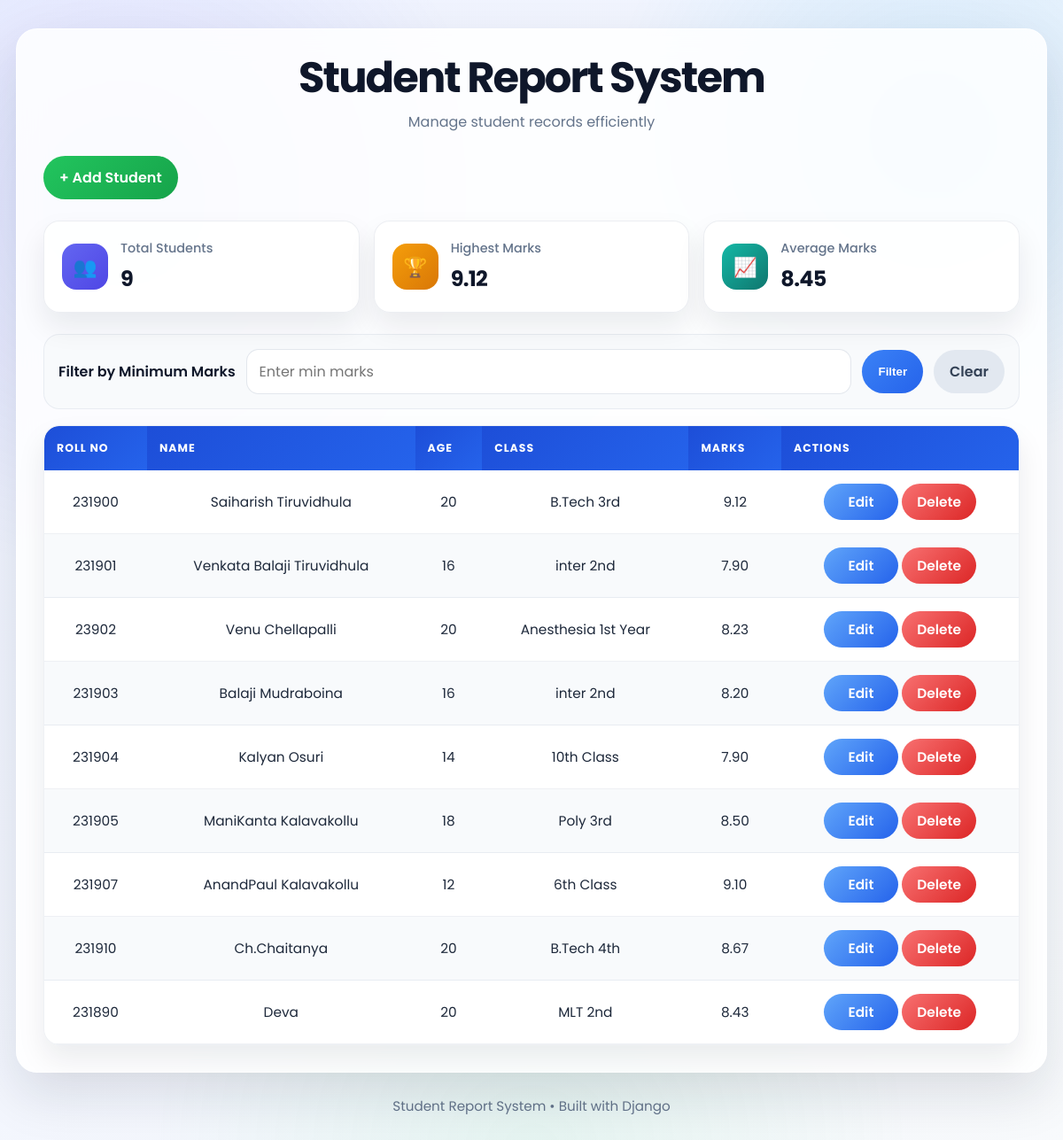
Before: / with the older database file.
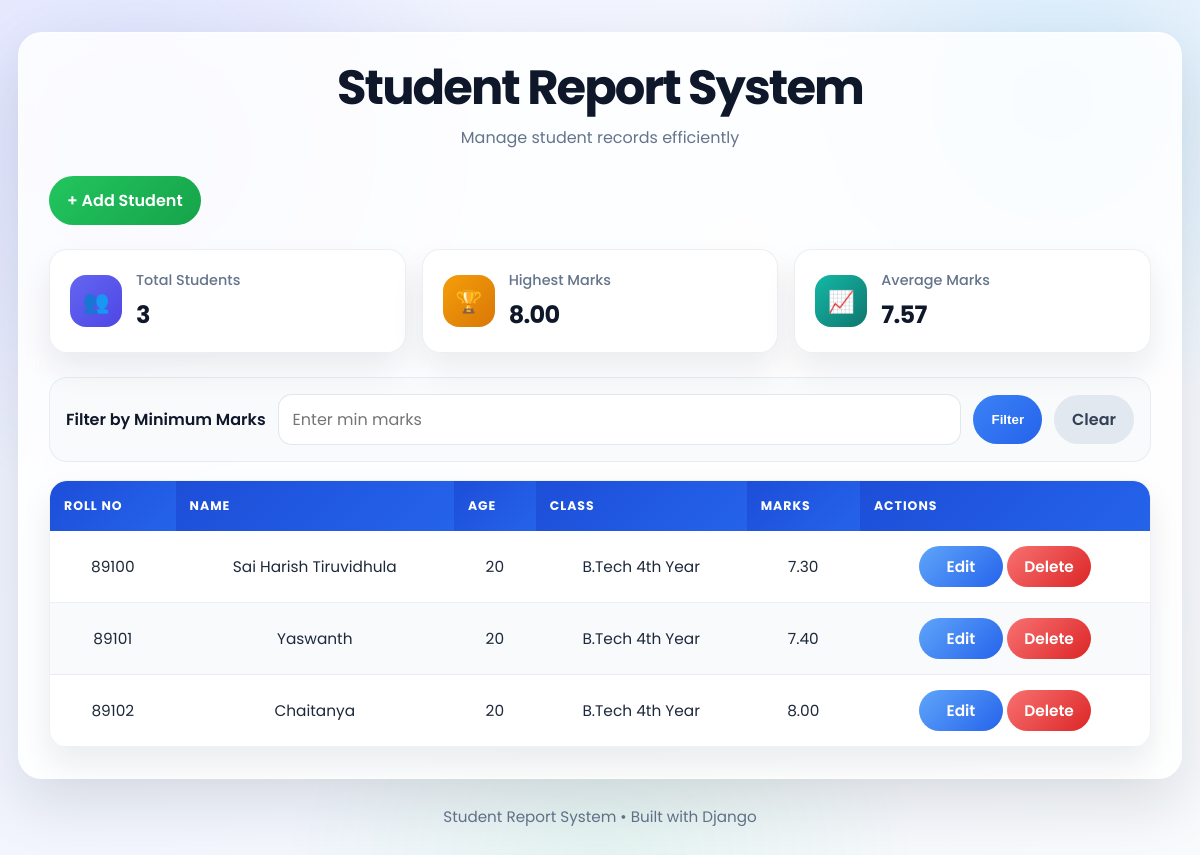
After: the same page with the newer database file.
### tasks/models.py (models this page shows, shortened)
class Student(models.Model):
    roll_number = models.IntegerField(unique=True)  # Or remove 'unique=True' if you don’t want it
    name = models.CharField(max_length=100)
    age = models.IntegerField(default=0)
    student_class = models.CharField(max_length=20)
    marks = models.DecimalField(max_digits=5, decimal_places=2, default=0.00)

### tasks/views.py (the view)
# urls.py: path('', views.student_list, name='student_list'),
def student_list(request):
    students = Student.objects.all()
    dashboard_stats = students.aggregate(
        total_students=Count('id'),
        highest_marks=Max('marks'),
        average_marks=Avg('marks'),
    )
    return render(
        request,
        'tasks/student_list.html',
        {
            'students': students,
            'total_students': dashboard_stats['total_students'] or 0,
            'highest_marks': dashboard_stats['highest_marks'] or 0,
            'average_marks': dashboard_stats['average_marks'] or 0,
        },
    )

### tasks/templates/tasks/student_list.html (shortened to what this page needs)
<!DOCTYPE html>
<html>
<head>
</head>
<body>
<div class="container">
    <div class="hero">
        <h1>Student Report System</h1>
        <p>Manage student records efficiently</p>
    </div>
    <div class="top-actions">
        <a class="add-btn" href="{% url 'add_student' %}">+ Add Student</a>
    </div>
    <div class="stats-grid">
        <div class="stat-card">
            <div class="stat-icon total">👥</div>
            <div>
                <p class="stat-label">Total Students</p>
                <p class="stat-value">{{ total_students }}</p>
            </div>
        </div>
        <div class="stat-card">
            <div class="stat-icon highest">🏆</div>
            <div>
                <p class="stat-label">Highest Marks</p>
                <p class="stat-value">{{ highest_marks|floatformat:2 }}</p>
            </div>
        </div>
        <div class="stat-card">
            <div class="stat-icon average">📈</div>
            <div>
                <p class="stat-label">Average Marks</p>
                <p class="stat-value">{{ average_marks|floatformat:2 }}</p>
            </div>
        </div>
    </div>
    <div class="filter-panel">
        <form method="get" class="filter-form">
            <label for="min_marks">Filter by Minimum Marks</label>
            <input id="min_marks" class="filter-input" type="number" name="min_marks" placeholder="Enter min marks" value="{{ request.GET.min_marks }}">
            <div class="action-group">
                <button class="filter-btn" type="submit">Filter</button>
                <a class="clear-btn" href="{% url 'student_list' %}">Clear</a>
            </div>
        </form>
    </div>
    <div class="table-shell">
        <div class="table-wrap">
            <table>
                <thead>
                    <tr>
                        <th>Roll No</th>
                        <th>Name</th>
                        <th>Age</th>
                        <th>Class</th>
                        <th>Marks</th>
                        <th>Actions</th>
                    </tr>
                </thead>
                <tbody>
                    {% for student in students %}
                        {% if not request.GET.min_marks or student.marks|floatformat >= request.GET.min_marks|floatformat %}
                        <tr>
                            <td>{{ student.roll_number }}</td>
                            <td>{{ student.name }}</td>
                            <td>{{ student.age }}</td>
                            <td>{{ student.student_class }}</td>
                            <td>{{ student.marks }}</td>
                            <td>
                                <a class="action-btn action-edit" href="{% url 'edit_student' student.pk %}">Edit</a>
                                <a class="action-btn action-delete" href="{% url 'delete_student' student.pk %}">Delete</a>
                            </td>
                        </tr>
                        {% endif %}
                    {% endfor %}
                </tbody>
            </table>
        </div>
    </div>
</div>
<footer>
    <div class="footer-inner">Student Report System • Built with Django</div>
</footer>
</body>
</html>

Changed rows visible on the page:
removed Student: roll_number "231900", name "Saiharish Tiruvidhula", age "20", student_class "B.Tech 3rd", marks "9.12"
removed Student: roll_number "231901", name "Venkata Balaji Tiruvidhula", age "16", student_class "inter 2nd", marks "7.90"
removed Student: roll_number "23902", name "Venu Chellapalli", age "20", student_class "Anesthesia 1st Year", marks "8.23"
removed Student: roll_number "231903", name "Balaji Mudraboina", age "16", student_class "inter 2nd", marks "8.20"
removed Student: roll_number "231904", name "Kalyan Osuri", age "14", student_class "10th Class", marks "7.90"
removed Student: roll_number "231905", name "ManiKanta Kalavakollu", age "18", student_class "Poly 3rd", marks "8.50"
removed Student: roll_number "231907", name "AnandPaul Kalavakollu", age "12", student_class "6th Class", marks "9.10"
removed Student: roll_number "231910", name "Ch.Chaitanya", age "20", student_class "B.Tech 4th", marks "8.67"
removed Student: roll_number "231890", name "Deva", age "20", student_class "MLT 2nd", marks "8.43"
added Student: roll_number "89100", name "Sai Harish Tiruvidhula", age "20", student_class "B.Tech 4th Year", marks "7.30"
added Student: roll_number "89101", name "Yaswanth", age "20", student_class "B.Tech 4th Year", marks "7.40"
added Student: roll_number "89102", name "Chaitanya", age "20", student_class "B.Tech 4th Year", marks "8.00"
Other visible differences:
{{ total_students }}: "9" → "3"
{{ highest_marks|floatformat:2 }}: "9.12" → "8.00"
{{ average_marks|floatformat:2 }}: "8.45" → "7.57"
